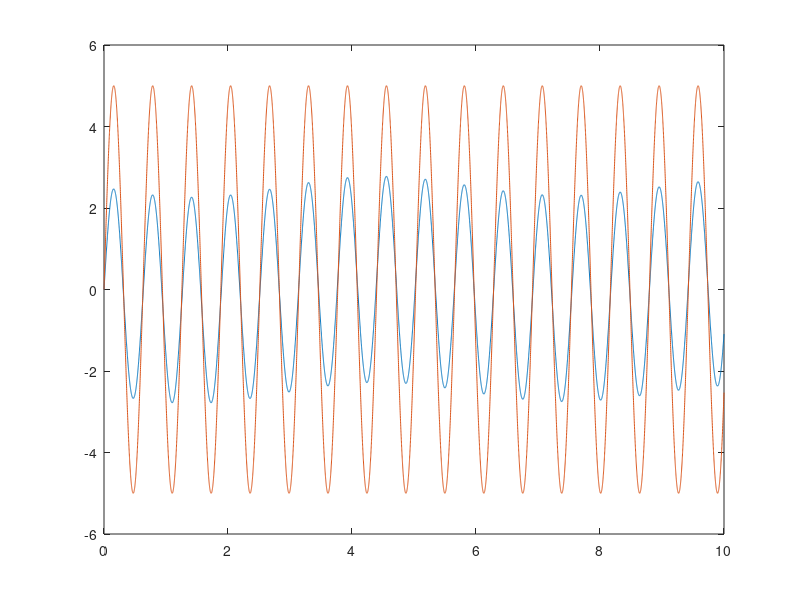
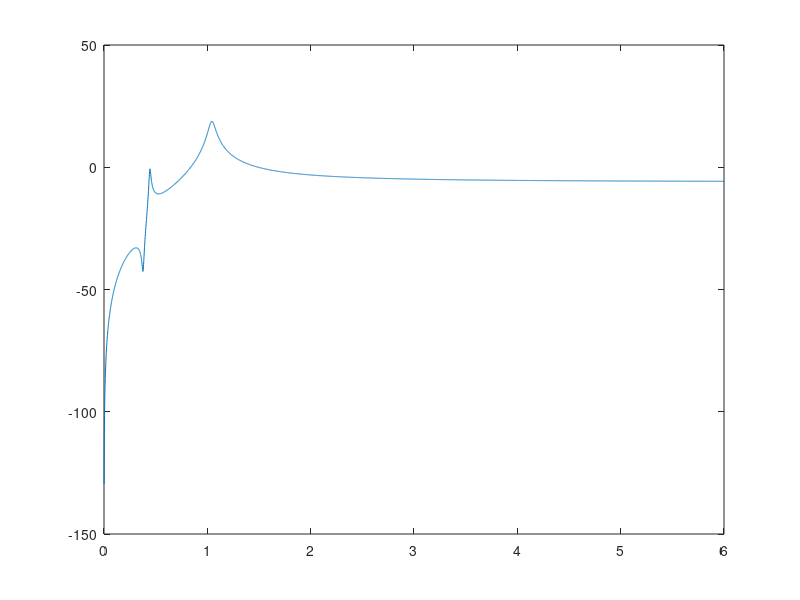
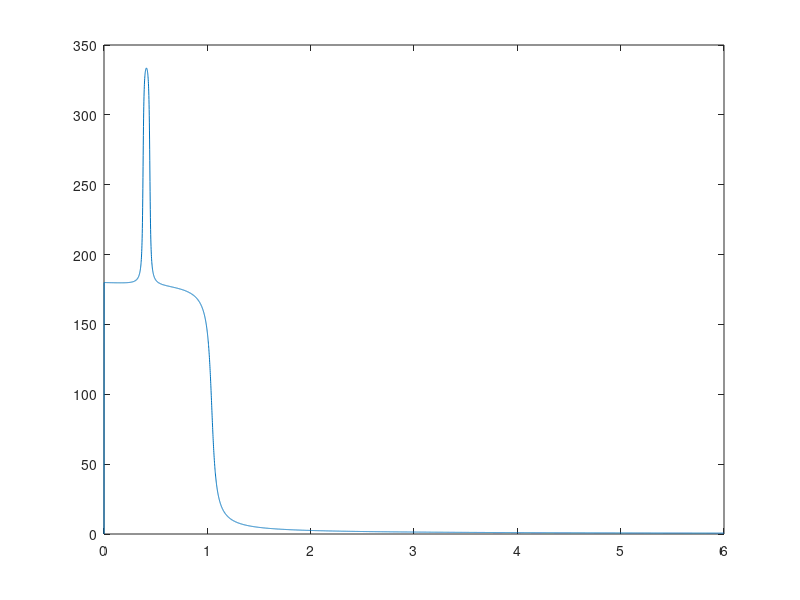

The MATLAB source for these figures, in order:
clear all
clc

t=[0:0.001:10];
u=5*sin(10*t);

% define pertinent matrices for problem 2
M=[2 0; 0 7];
K=[2 -1; -1 2];
Cd=[0.1 -0.1; -0.1 0.2];

% define A matrix
MK=-K/M;
MC=-Cd/M;

display('A matrix below')
A=[zeros(2) eye(2); MK' MC']

% Define B matrix
Btilde=[1 -1];

B2= inv(M)*Btilde';

display('B matrix below')
B=[0 0 B2']'

C = [-1 0.5 -0.05 0.05]

D = 0.5

% system defined in state space, then it will be converted into a
% transfer function
sys = ss(A, B, C, D);

% define transfer function based on the state space model
H=tf(sys)

% define intial condition (not required to run the model)
xO = [0, 0, 0, 0];

y = lsim(H, u, t, xO);

plot(t, y)
hold on
plot(t, u)

%define nuerator and denominator of transfer function
num = [0.5, 0.007143, 0.07143, 0, 0];
den = [1, 0.07857, 1.286, 0.02857, 0.2143];

w1 = 0:0.001:6;
P = freqs(num, den, w1);
mag = abs(P);
phase = unwrap(angle(P));

phasedeg = phase*(180/pi);

figure
plot(w1, 20*log10(mag));
figure
plot(w1, phasedeg);